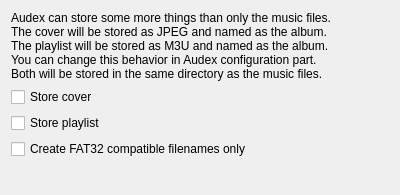
<ui version="4.0" >
 <class>AdditionsWidgetUI</class>
 <widget class="QWidget" name="AdditionsWidgetUI" >
  <property name="geometry" >
   <rect>
    <x>0</x>
    <y>0</y>
    <width>400</width>
    <height>195</height>
   </rect>
  </property>
  <property name="minimumSize" >
   <size>
    <width>400</width>
    <height>195</height>
   </size>
  </property>
  <property name="windowTitle" >
   <string>Form</string>
  </property>
  <layout class="QGridLayout" name="gridLayout" >
   <item row="0" column="0" >
    <layout class="QVBoxLayout" name="verticalLayout" >
     <item>
      <widget class="QLabel" name="label" >
       <property name="text" >
        <string>Audex can store some more things than only the music files.
The cover will be stored as JPEG and named as the album.
The playlist will be stored as M3U and named as the album.
You can change this behavior in Audex configuration part.
Both will be stored in the same directory as the music files.</string>
       </property>
       <property name="alignment" >
        <set>Qt::AlignLeading|Qt::AlignLeft|Qt::AlignTop</set>
       </property>
       <property name="wordWrap" >
        <bool>true</bool>
       </property>
      </widget>
     </item>
     <item>
      <widget class="QCheckBox" name="checkBox_cover" >
       <property name="text" >
        <string>Store cover</string>
       </property>
       <property name="checked" >
        <bool>false</bool>
       </property>
      </widget>
     </item>
     <item>
      <widget class="QCheckBox" name="checkBox_playlist" >
       <property name="text" >
        <string>Store playlist</string>
       </property>
      </widget>
     </item>
     <item>
      <widget class="QCheckBox" name="checkBox_fat32" >
       <property name="text" >
        <string>Create FAT32 compatible filenames only</string>
       </property>
      </widget>
     </item>
     <item>
      <spacer name="verticalSpacer" >
       <property name="orientation" >
        <enum>Qt::Vertical</enum>
       </property>
       <property name="sizeHint" stdset="0" >
        <size>
         <width>387</width>
         <height>17</height>
        </size>
       </property>
      </spacer>
     </item>
    </layout>
   </item>
  </layout>
 </widget>
 <resources/>
 <connections/>
</ui>
